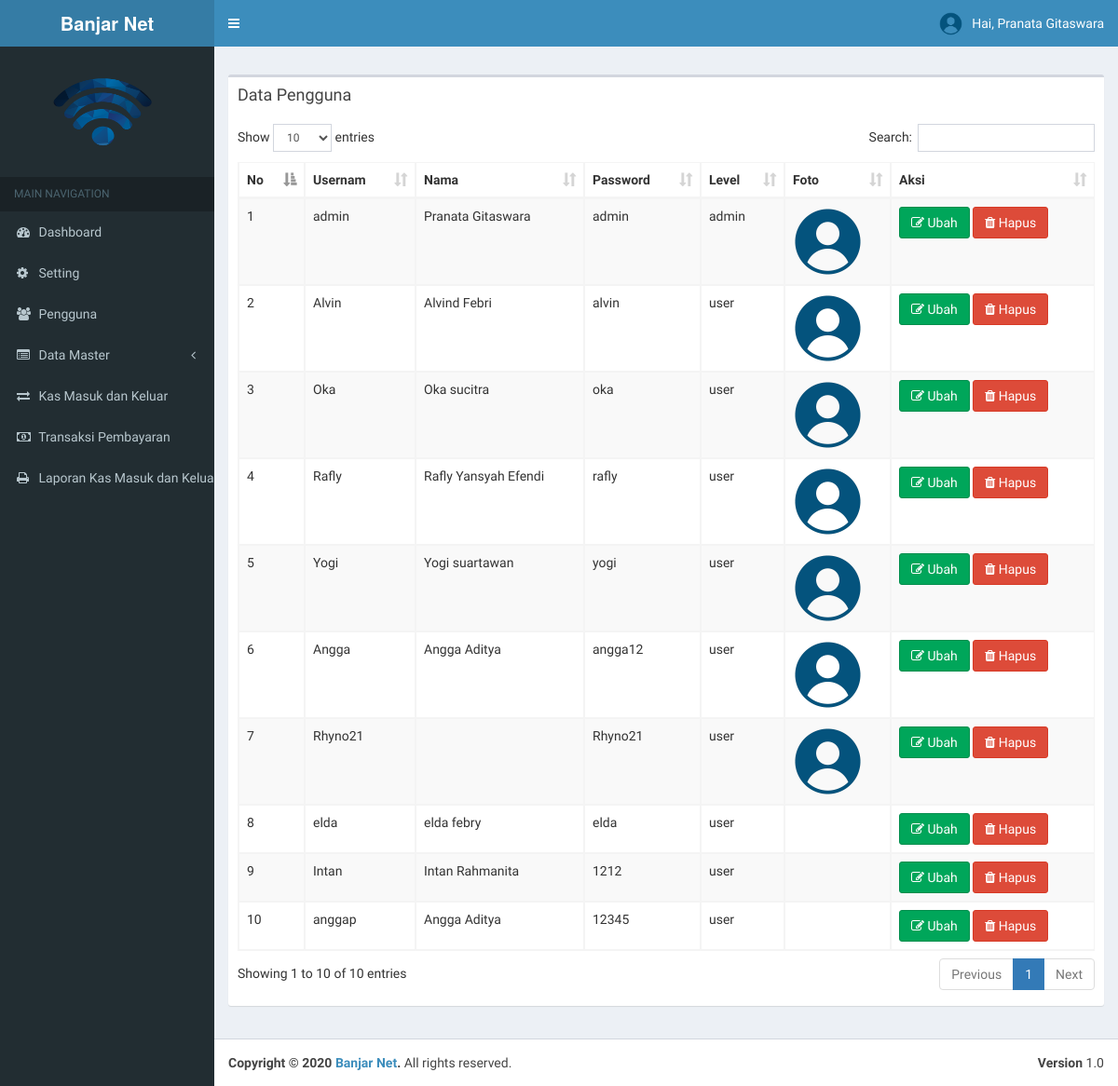
The page /index.php?page=pengguna (signed in) on the database its author committed.
### tables this page shows
CREATE TABLE `tb_profile` (
  `nama_perusahaan` varchar(255) NOT NULL,
  `alamat` text NOT NULL,
  `telpon` varchar(20) NOT NULL,
  `website` varchar(100) NOT NULL,
  `kota` varchar(100) NOT NULL,
  `foto` varchar(255) NOT NULL
);

CREATE TABLE `tb_user` (
  `id` int(11) NOT NULL AUTO_INCREMENT,
  `username` varchar(100) NOT NULL,
  `nama_user` varchar(255) NOT NULL,
  `password` varchar(100) NOT NULL,
  `level` varchar(30) NOT NULL,
  `foto` varchar(255) NOT NULL,
  `id_pelanggan` int(11) NOT NULL,
  PRIMARY KEY (`id`)
);

### page/pengguna/pengguna.php (the view)
<?php if ($_SESSION['admin']) { ?>
 <section class="content">
      <div class="row">
<div class="box">
            <div class="box-header">
              <h3 class="box-title">Data Pengguna</h3>
            </div>
            <div class="box-body">
              <table id="example1" class="table table-bordered table-striped">
                <thead>
                <tr>
                  <th>No</th>
                  <th>Usernam</th>
                  <th>Nama</th>
                  <th>Password</th>
                  <th>Level</th>
                  <th>Foto</th>
                  <th>Aksi</th>
                </tr>
                </thead>
                <tbody>
                	<?php
                			$no = 1;
                			$sql = $koneksi->query("select * from tb_user");
                			while ($data = $sql->fetch_assoc()) {
                	 ?>
                <tr>
                  <td><?php echo $no++; ?></td>
                  <td><?php echo $data['username'] ?></td>
                 <td><?php echo $data['nama_user'] ?></td>
                 <td><?php echo $data['password'] ?></td>
                 <td><?php echo $data['level'] ?></td>
                <td><img src="images/<?php echo $data['foto'] ?>" widht="75" height="75" alt=""></td>
                  <td>
                    <a href="?page=pengguna&aksi=ubah&id=<?php echo $data['id'] ;?>" class="btn btn-success" title=""><i class="fa fa-edit"></i> Ubah</a>
                     <a onclick="return confirm('Apakah Anda Yakin Mengahpus Data Ini')" href="?page=pengguna&aksi=hapus&id=<?php echo $data['id'] ;?>" class="btn btn-danger" title=""><i class="fa fa-trash"></i>  Hapus</a>
                  </td>
                </tr>
                <?php } ?>
            </tbody>
        </table>
    </div>
</div>
</div>
</section>
<?php } else{
    echo "Anda Tidak Berhak Mengakses Halaman Ini";
  } ?>

### index.php (shortened to what this page needs)
<?php
	 include "include/koneksi.php";
 if ($_SESSION['admin'] || $_SESSION['user']) {
?>
<!DOCTYPE html>
<html>
<head>
  <link rel="stylesheet" href="bootstrap/css/bootstrap.min.css">
  <link rel="stylesheet" href="https://cdnjs.cloudflare.com/ajax/libs/font-awesome/4.5.0/css/font-awesome.min.css">
  <link rel="stylesheet" href="https://cdnjs.cloudflare.com/ajax/libs/ionicons/2.0.1/css/ionicons.min.css">
   <link rel="stylesheet" href="plugins/datatables/dataTables.bootstrap.css">
  <link rel="stylesheet" href="dist/css/AdminLTE.min.css">
   <link rel="stylesheet" href="plugins/select2/select2.min.css">
  <link rel="stylesheet" href="dist/css/skins/_all-skins.min.css">
  <link rel="stylesheet" type="text/css" href="sw/dist/sweetalert.css">
</head>
<body class="hold-transition skin-blue sidebar-mini">
<div class="wrapper">
   <?php
    $sql2 = $koneksi->query("select * from tb_profile ");
    $data1 = $sql2->fetch_assoc();
 ?>
  <header class="main-header">
    <a href="#" class="logo">
      <span class="logo-lg"><b><?php echo $data1['nama_perusahaan'] ?></b></span>
    </a>
    <nav class="navbar navbar-static-top">
      <a href="#" class="sidebar-toggle" data-toggle="offcanvas" role="button">
      </a>
      <?php
            if ($_SESSION['admin']) {
              $user = $_SESSION['admin'];
            }elseif ($_SESSION['user']) {
             $user = $_SESSION['user'];
            }
            $sql_user = $koneksi->query("select * from tb_user where id='$user'");
            $data_user = $sql_user->fetch_assoc();
             $nama = $data_user['nama_user'];
       ?>
      <div class="navbar-custom-menu">
        <ul class="nav navbar-nav">
          <li class="dropdown user user-menu">
            <a href="#" class="dropdown-toggle" data-toggle="dropdown">
              <img src="images/<?php echo $data_user['foto'] ?>" class="user-image" alt="User Image">
              <span class="hidden-xs">Hai, <?php echo $nama ?></span>
            </a>
          </li>
      </div>
    </nav>
  </header>
  	<?php include "include/menu.php"; ?>
     <div class="content-wrapper">
    <section class="content-header">
      <?php include "include/isi.php"; ?>
    </section>
  </div>
  <footer class="main-footer">
    <div class="pull-right hidden-xs">
      <b>Version</b> 1.0
    </div>
    <strong>Copyright &copy; 2020 <a href="http://almsaeedstudio.com">Banjar Net</a>.</strong> All rights
    reserved.
  </footer>
</div>
</body>
</html>
<?php
      }else{
        header("location:dashboard.php");
      }
 ?>

### include/menu.php (shortened to what this page needs)
 <?php
    $sql2 = $koneksi->query("select * from tb_profile ");
    $data1 = $sql2->fetch_assoc();
 ?>
 <aside class="main-sidebar">
    <section class="sidebar">
<div class="user-panel">
  <div>
  <img style="margin-left:30px" src="images/<?php echo $data1['foto'] ?>" width="140" height="120" >
  </div>
  <div class="pull-left info">
  </div>
</div>
<ul class="sidebar-menu" data-widget="tree">
  <li class="header">MAIN NAVIGATION</li>
          <?php  if ($_SESSION['admin']){ ?>
            <li class="<?php echo $aktifHome; ?>"><a href="index.php"><i class="fa fa-dashboard"></i> Dashboard</a></li>
             <li class="<?php echo $aktifprofile; ?>"><a href="?page=profile"><i class="fa fa-gear"></i> Setting </a></li>
            <li class="<?php echo $aktifAdmin; ?>"><a href="?page=pengguna"><i class="fa fa-users"></i> Pengguna</a></li>
            <li class="treeview <?php echo $aktifA; ?>">
              <a href="#">
                <i class="fa fa-list-alt"></i> <span>Data Master</span>
                <span class="pull-right-container">
                  <i class="fa fa-angle-left pull-right"></i>
                </span>
              </a>
            </li>
            <li class="<?php echo $aktifB2; ?>"><a href="?page=kas"><i class="fa fa-exchange"></i>  Kas Masuk dan Keluar</a></li>
            <li><a href="?page=transaksi"><i class="fa fa-money"></i> Transaksi Pembayaran</a></li>
             <li><a href="?page=laporan"><i class="fa fa-print"></i> Laporan Kas Masuk dan  Keluar </a></li>
             <?php } ?>
      </ul>
    </section>
  </aside>

### include/isi.php (shortened to what this page needs)
<?php
		$page = $_GET['page'];
		$aksi = $_GET['aksi'];
		if ($page == "pengguna") {
			if ($aksi == "") {
				include "page/pengguna/pengguna.php";
			}
		}
 ?>

### rows shown on the page
tb_profile: nama_perusahaan "Banjar Net", foto (picture)
tb_user: foto (picture), nama_user "Pranata Gitaswara", username "admin", password "admin", level "admin"
tb_user: username "Alvin", nama_user "Alvind Febri", password "alvin", level "user", foto (picture)
tb_user: username "Oka", nama_user "Oka sucitra", password "oka", level "user", foto (picture)
tb_user: username "Rafly", nama_user "Rafly Yansyah Efendi", password "rafly", level "user", foto (picture)
tb_user: username "Yogi", nama_user "Yogi suartawan", password "yogi", level "user", foto (picture)
tb_user: username "Angga", nama_user "Angga Aditya", password "angga12", level "user", foto (picture)
tb_user: username "Rhyno21", password "Rhyno21", level "user", foto (picture)
tb_user: username "elda", nama_user "elda febry", password "elda", level "user"
tb_user: username "Intan", nama_user "Intan Rahmanita", password "1212", level "user"
tb_user: username "anggap", nama_user "Angga Aditya", password "12345", level "user"
